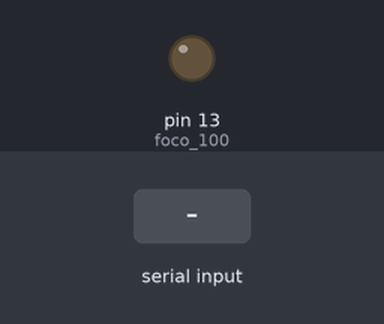
Recording of a sketch running on a simulated Arduino Uno, built with avr-gcc and run on an emulated ATmega328P. On the bench: output pins drawn as LEDs (lit = HIGH). The test bench sets the inputs (shaded band).

Above: at 1.2 s.
1.3 s: "1" received over Serial
At 1.6 s:
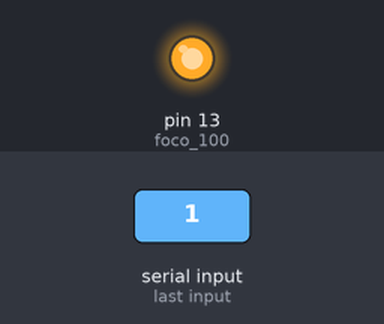
2.8 s: "0" received over Serial
At 4.0 s:
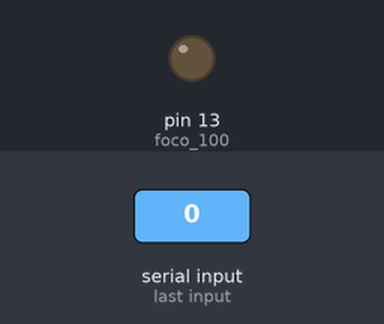
Timing chart, 0 to 5.8 s (numbered marks = the images above; inputs shaded):
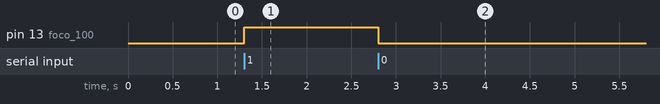

The sketch:

Taller_Cuarta_unidad_taller_tarea2.ino
```cpp
int foco_100 = 13;

void setup() {
  Serial.begin (9600);
  pinMode(foco_100,OUTPUT);
}

void loop() {

  if (Serial.available()> 0){
    int Dato = Serial.read();
    if (Dato=='1'){
      digitalWrite(foco_100,HIGH);
    }else if (Dato=='0'){
      digitalWrite(foco_100,LOW);
    }
  }

}
```

Measured:
- after the input at 1.3 s, pin 13 (foco_100): LOW → HIGH at once
- after the input at 2.8 s, pin 13 (foco_100): HIGH → LOW at once
